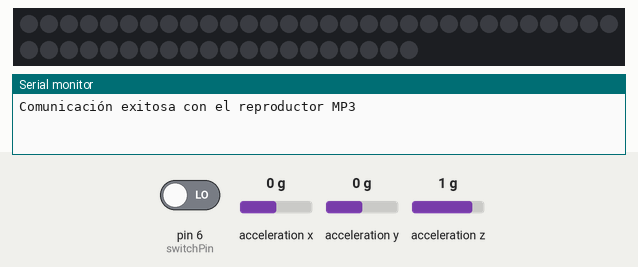
The sketch below on a simulated Arduino Uno, built with avr-gcc and run on an emulated ATmega328P. Shown: 50 RGB LEDs in strip order, left to right, continuing on the next row, the last lines printed to the serial monitor. The test bench sets the inputs (shaded band); at power-on: pin 6 (switchPin) LOW, acceleration x 0 g, acceleration y 0 g, acceleration z 1 g. The audio player accepts every command and is not drawn.

Above: at 1.7 s.
1.8 s: pin 6 (switchPin) driven HIGH
At 11.8 s:
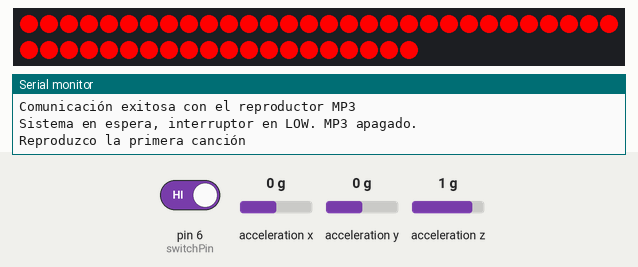
14.4 s: pin 6 (switchPin) driven LOW
At 20.68 s:
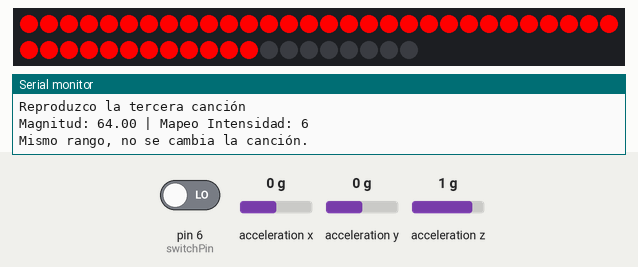

The sketch:

SableLaser_1.ino
```cpp
#include <Wire.h>                   // Libreria para usar el protocolo i2c
#include <SparkFun_ADXL345.h>        // Libreria para usar el acelerometro ADXL345
#include <SoftwareSerial.h>          // Libreria para emular otro puerto serie
#include <DFRobotDFPlayerMini.h>     // Libreria para usar el reproductor MP3
#include <Adafruit_NeoPixel.h>       // Libreria para usar los NeoPixels

// Constructores
ADXL345 acc_sismo = ADXL345();           // Constructor para usar el acelerometro
SoftwareSerial mp3_sismo(3, 4);          // RX 3 y TX 4
DFRobotDFPlayerMini reproductor_MP3;     // Constructor para el reproductor MP3
Adafruit_NeoPixel strip = Adafruit_NeoPixel(50, 11, NEO_GRB + NEO_KHZ800);

// Variables
unsigned int acc_X;         // Aceleración en el eje X
unsigned int acc_Y;         // Aceleración en el eje Y
unsigned int acc_Z;         // Aceleración en el eje Z
float magnitud_acc;         // Magnitud del vector aceleración
int last_mapeo = -1;        // Almacena el último valor de mapeo para evitar repetir canciones
const int switchPin = 6;    // Pin donde se configura el interruptor
bool cancion1_reproducida = false; // Variable para verificar si la canción 1 ya se reprodujo

void setup() {
  Serial.begin(9600);             // Inicio la comunicación serial del arduino hacia la computadora
  mp3_sismo.begin(9600);          // Inicio la comunicación serial emulada para el mp3
  acc_sismo.powerOn();            // Enciendo el acelerómetro
  acc_sismo.setRangeSetting(8);    // Configuro la sensibilidad del acelerómetro

  pinMode(switchPin, INPUT);


  strip.begin();
  strip.show();

  // Compruebo si hay conexión con el módulo MP3
  if (!reproductor_MP3.begin(mp3_sismo)) {
    Serial.println("No he podido comunicarme con el módulo MP3");
    while (1);
  }
  reproductor_MP3.volume(30);
  Serial.println("Comunicación exitosa con el reproductor MP3");
}

void loop() {
  int switchState = digitalRead(switchPin);  // Leo el estado del interruptor

  if (switchState == HIGH) {
    encenderNeoPixels();

    if (!cancion1_reproducida) {
      reproductor_MP3.play(1);
      Serial.println("Reproduzco la primera canción");
      cancion1_reproducida = true;
      delay(2500);
    }


    acc_sismo.readAccel(&acc_X, &acc_Y, &acc_Z);

    magnitud_acc = sqrtf((acc_X * acc_X) + (acc_Y * acc_Y) + (acc_Z * acc_Z));
    int mapeo_intensidad = map(magnitud_acc, 47, 75, 0, 10);


    Serial.print("Magnitud: ");
    Serial.print(magnitud_acc);
    Serial.print(" | Mapeo Intensidad: ");
    Serial.println(mapeo_intensidad);

    // Solo ejecuta el código si el mapeo cambió
    if (mapeo_intensidad != last_mapeo) {
      if (mapeo_intensidad >= 0 && mapeo_intensidad < 6) {
        reproductor_MP3.play(2);
        Serial.println("Reproduzco la segunda canción");
      }
      else if (mapeo_intensidad >= 6 && mapeo_intensidad < 8) {
        reproductor_MP3.play(3);
        Serial.println("Reproduzco la tercera canción");
      }
      last_mapeo = mapeo_intensidad;  // Actualiza el último mapeo
    }
    else {
      Serial.println("Mismo rango, no se cambia la canción.");
    }
  }
  else {
    reproductor_MP3.stop();         // Detener cualquier reproducción
    apagarNeoPixels();
    cancion1_reproducida = false;   // Resetea el estado para que se pueda reproducir la canción 1 de nuevo
    Serial.println("Sistema en espera, interruptor en LOW. MP3 apagado.");
  }

  delay(500);
}

void encenderNeoPixels() {
  for (int i = 0; i < strip.numPixels(); i++) {
    strip.setPixelColor(i, strip.Color(255, 0, 0));
    strip.show();
    delay(100);
  }
}

void apagarNeoPixels() {
  for (int i = strip.numPixels() - 1; i >= 0; i--) {
    strip.setPixelColor(i, strip.Color(0, 0, 0));
    strip.show();
    delay(100);
  }
}
```

Measured:
- after the input at 1.8 s, the LEDs: first change after 4.3 s (image 1 shows a later state)
- after the input at 14.4 s, the LEDs: first change after 5.5 s (image 2 shows a later state)
